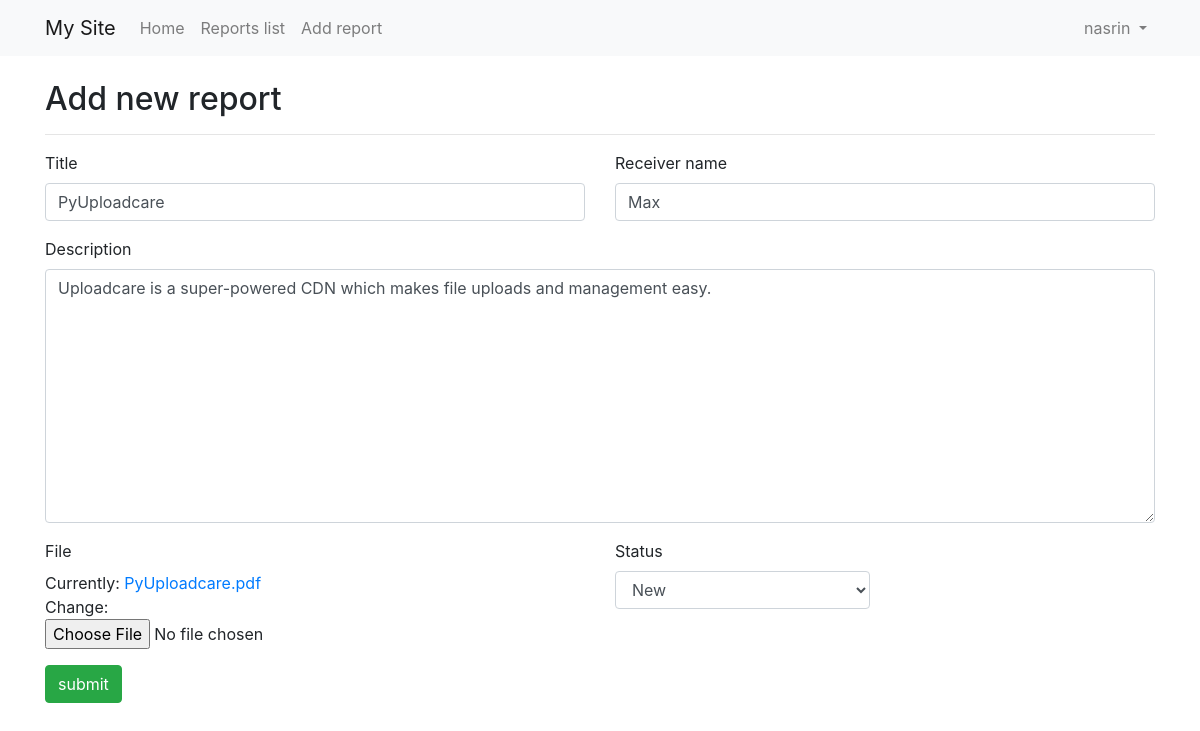
Screenshot of /list/48/ (signed in) with the database file from the repository.
### core/models.py (models this page shows, shortened)
class internship_report(models.Model):
    title = models.CharField(max_length = 200)
    receiver_name = models.CharField(max_length = 200)
    description = models.TextField()
    file = models.FileField(null=True)
    created_at = models.DateTimeField(default=timezone.now)
    updated_at = models.DateTimeField(auto_now=True)
    status = models.CharField(max_length=9, choices=s_CHOICES, default='New')

### core/views.py (the view, shortened to what this page needs)
# urls.py: path('list/<int:pk>/', views.update_report, name='update_report'),
@login_required
def update_report(request, pk):
    if request.method == "GET":
        report = internship_report.objects.get(pk=pk)
        form = reportTable(instance=report)
        return render(request, 'secret_page.html', {
        'form': form})

### core/forms.py
class reportTable(forms.ModelForm):
    class Meta:
        model = internship_report
        template_name = "django_tables2/bootstrap.html"
        fields = ("title",
        "receiver_name",
        "description",
        "file", "status")

### templates/secret_page.html
{% extends 'base.html' %}
{% load crispy_forms_tags %}
{% block content %}
<h2>Add new report</h2>
<hr>
  <form method="post" enctype="multipart/form-data">{% csrf_token %}
    <div class="row">
      <div class="col-md-6 mb-0">
        {{ form.title|as_crispy_field }}
        </div>
        <div class="col-md-6 mb-0">
          {{ form.receiver_name|as_crispy_field }}
          </div>
            <div class="col-md-12 mb-0">
              {{ form.description|as_crispy_field }}
              </div>
              <div class="col-md-6 mb-0">
                {{ form.file|as_crispy_field }}
                </div>
                <div class="col-md-3 mb-0">
                  {{ form.status|as_crispy_field }}
                  </div>
      </div>
    <button class="btn btn-success">submit</button>
  </form>
{% endblock %}

### templates/base.html (shortened to what this page needs)
<!doctype html>
<html lang="en">
  <head>
    <link rel="stylesheet" href="https://stackpath.bootstrapcdn.com/bootstrap/4.4.1/css/bootstrap.min.css">
  </head>
  <body>
    <nav class="navbar navbar-expand-lg navbar-light bg-light mb-4">
      <div class="container">
  <a class="navbar-brand" href="{% url 'home' %}">My Site</a>
  <div class="collapse navbar-collapse" id="navbarSupportedContent">
    <ul class="navbar-nav mr-auto">
      <li class="nav-item">
        <a class="nav-link" href="{% url 'home' %}">Home</a>
      </li>
      <li class="nav-item">
        <a class="nav-link" href="{% url 'list' %}">Reports list</a>
      </li>
      {% if user.is_authenticated %}
      <li class="nav-item">
        <a class="nav-link" href="{% url 'secret' %}">Add report</a>
      </li>
      {% endif %}
    </ul>
    {% if user.is_authenticated  %}
    <ul class="navbar-nav">
      <li class="nav-item dropdown">
        <a class="nav-link dropdown-toggle" href="#" id="navbarDropdown" role="button" data-toggle="dropdown" aria-haspopup="true" aria-expanded="false">
          {{ user.username }}
        </a>
      </li>
    </ul>
    {% else %}
    <form class="form-inline my-2 my-lg-0">
      <a href="{% url 'login' %}" class="btn btn-outline-secondary">Log in</a>
      <a href="{% url 'signup' %}" class="btn btn-primary ml-2">Sign up</a>
    </form>
    {% endif %}
  </div>
</nav>
    <div class="container">
    {% block content %}
    {% endblock %}
      </div>
  </body>
</html>

### rows the page displays
internship_report: title "PyUploadcare", receiver_name "Max", description "Uploadcare is a super-powered CDN which makes file uploads and management easy.", status "New"

### other values shown
{{ user.username }} "nasrin"
